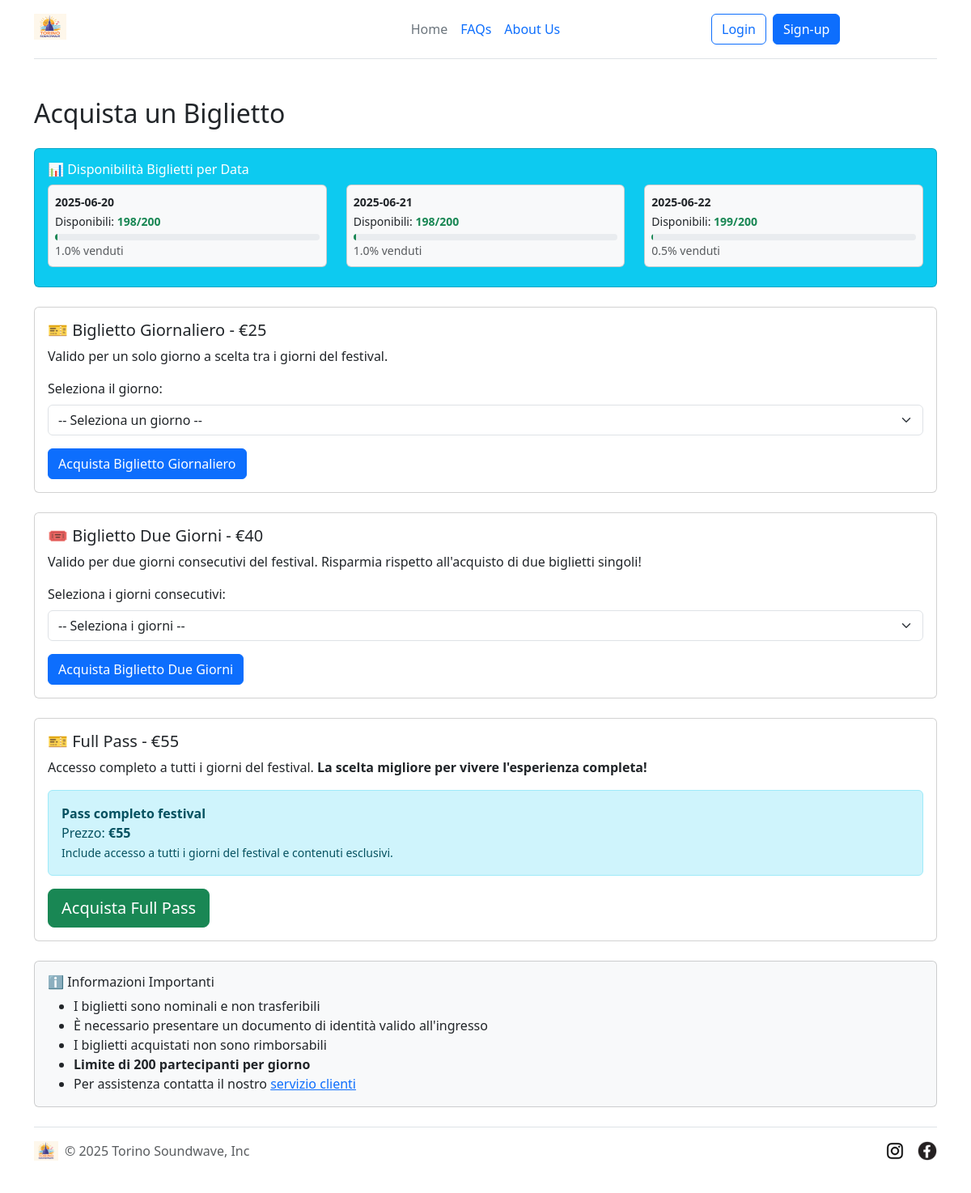
The page /biglietti on the database its author committed.
### tables this page shows
CREATE TABLE "biglietti" (
	"id"	INTEGER,
	"tipo"	TEXT NOT NULL,
	"single_day"	TEXT,
	"double_first"	INTEGER,
	"double_second"	INTEGER,
	"prezzo"	NUMERIC NOT NULL,
	PRIMARY KEY("id" AUTOINCREMENT)
);

### app.py (the view)
@app.route("/biglietti")
def biglietti():
    dati_biglietti = biglietti_dao.get_opzioni_biglietti()
    statistiche_disponibilita = acquisti_dao.get_statistiche_disponibilita()
    return render_template("biglietti.html", dati_biglietti = dati_biglietti, statistiche_disponibilita=statistiche_disponibilita)

### acquisti_dao.py (called while the page is built)
def get_date_festival():
    conn = sqlite3.connect("soundwave.db")
    cursor = conn.cursor()
    sql = """
    SELECT DISTINCT single_day as data FROM biglietti WHERE single_day IS NOT NULL
    UNION
    SELECT DISTINCT double_first as data FROM biglietti WHERE double_first IS NOT NULL
    UNION
    SELECT DISTINCT double_second as data FROM biglietti WHERE double_second IS NOT NULL
    ORDER BY data
    """
    conn = sqlite3.connect("soundwave.db")
    cursor = conn.cursor()
    cursor.execute(sql)
    results = cursor.fetchall()
    cursor.close()
    conn.close()
    return [row[0] for row in results if row[0]]

def get_statistiche_disponibilita():
    MAX_BIGLIETTI_PER_GIORNO = 200
    date_festival = get_date_festival()
    conteggi = count_biglietti_per_data()
    statistiche = {}
    for data in date_festival:
        venduti = conteggi.get(data, 0)
        disponibili = MAX_BIGLIETTI_PER_GIORNO - venduti
        percentuale_venduta = (venduti / MAX_BIGLIETTI_PER_GIORNO) * 100
        statistiche[data] = {
            'venduti': venduti,
            'disponibili': max(0, disponibili),
            'totale': MAX_BIGLIETTI_PER_GIORNO,
            'percentuale_venduta': round(percentuale_venduta, 1),
            'disponibile': venduti < MAX_BIGLIETTI_PER_GIORNO
        }
    return statistiche

### biglietti_dao.py (called while the page is built)
def formatta_data(data_str):
    data = datetime.strptime(data_str, "%Y-%m-%d")
    giorni = ['Lunedì', 'Martedì', 'Mercoledì', 'Giovedì', 'Venerdì', 'Sabato', 'Domenica']
    mesi = ['gennaio', 'febbraio', 'marzo', 'aprile', 'maggio', 'giugno',
            'luglio', 'agosto', 'settembre', 'ottobre', 'novembre', 'dicembre']
    giorno_settimana = giorni[data.weekday()]
    mese = mesi[data.month - 1]
    giorno_numero = data.day
    giorno_formattato = f"{giorno_settimana} {giorno_numero} {mese}"
    return data_str, giorno_formattato

### templates/biglietti.html (shortened to what this page needs)
{% extends "base.html" %}
{% block contenuto %}
<div class="container mt-5">
  <h2 class="mb-4">Acquista un Biglietto</h2>
  {% if statistiche_disponibilita %}
  <div class="card mb-4 bg-info text-white">
    <div class="card-body">
      <h6 class="card-title">📊 Disponibilità Biglietti per Data</h6>
      <div class="row">
        {% for data, stats in statistiche_disponibilita.items() %}
        <div class="col-md-4 mb-2">
          <div class="card bg-light text-dark">
            <div class="card-body p-2">
              <small class="fw-bold">{{ data }}</small><br>
              <small>
                Disponibili: <span class="fw-bold {% if stats.disponibili < 50 %}text-danger{% elif stats.disponibili < 100 %}text-warning{% else %}text-success{% endif %}">
                  {{ stats.disponibili }}/{{ stats.totale }}
                </span>
              </small>
              <div class="progress mt-1" style="height: 8px;">
                <div class="progress-bar {% if stats.percentuale_venduta >= 90 %}bg-danger{% elif stats.percentuale_venduta >= 70 %}bg-warning{% else %}bg-success{% endif %}"
                     style="width: {{ stats.percentuale_venduta }}%"></div>
              </div>
              <small class="text-muted">{{ stats.percentuale_venduta }}% venduti</small>
            </div>
          </div>
        </div>
        {% endfor %}
      </div>
    </div>
  </div>
  {% endif %}
  <div class="card mb-4">
    <div class="card-body">
      <h5 class="card-title">
        🎫 Biglietto Giornaliero
        {% if dati_biglietti['giornaliero'] %}
          - €{{ dati_biglietti['giornaliero'][0]['prezzo'] }}
        {% endif %}
      </h5>
      <p class="card-text">Valido per un solo giorno a scelta tra i giorni del festival.</p>
      {% if dati_biglietti['giornaliero'] %}
        <form method="POST" action="{{ url_for('acquista_biglietto') }}">
          <div class="mb-3">
            <label for="giorno_singolo" class="form-label">Seleziona il giorno:</label>
            <select name="start_date" id="giorno_singolo" class="form-select" required>
              <option value="">-- Seleziona un giorno --</option>
            </select>
          </div>
          <button type="submit" class="btn btn-primary">Acquista Biglietto Giornaliero</button>
        </form>
      {% else %}
        <div class="alert alert-warning" role="alert">
          <strong>Non disponibile:</strong> Al momento non ci sono biglietti giornalieri disponibili.
        </div>
      {% endif %}
    </div>
  </div>
  <div class="card mb-4">
    <div class="card-body">
      <h5 class="card-title">
        🎟️ Biglietto Due Giorni
        {% if dati_biglietti['due_giorni'] %}
          - €{{ dati_biglietti['due_giorni'][0]['prezzo'] }}
        {% endif %}
      </h5>
      <p class="card-text">Valido per due giorni consecutivi del festival. Risparmia rispetto all'acquisto di due biglietti singoli!</p>
      {% if dati_biglietti['due_giorni'] %}
        <form method="POST" action="{{ url_for('acquista_biglietto') }}">
          <div class="mb-3">
            <label for="due_giorni" class="form-label">Seleziona i giorni consecutivi:</label>
            <select name="start_date" id="due_giorni" class="form-select" required>
              <option value="">-- Seleziona i giorni --</option>
            </select>
          </div>
          <button type="submit" class="btn btn-primary">Acquista Biglietto Due Giorni</button>
        </form>
      {% else %}
        <div class="alert alert-warning" role="alert">
          <strong>Non disponibile:</strong> Al momento non ci sono biglietti per due giorni disponibili.
        </div>
      {% endif %}
    </div>
  </div>
  <div class="card mb-4">
    <div class="card-body">
      <h5 class="card-title">
        🎫 Full Pass
        {% if dati_biglietti['full_pass'] %}
          - €{{ dati_biglietti['full_pass'][0]['prezzo'] }}
        {% endif %}
      </h5>
      <p class="card-text">
        Accesso completo a tutti i giorni del festival.
        <strong>La scelta migliore per vivere l'esperienza completa!</strong>
      </p>
      {% if dati_biglietti['full_pass'] %}
        {% set fullpass_disponibile = true %}
        {% set min_disponibili_fullpass = 200 %}
        {% for data, stats in statistiche_disponibilita.items() %}
          {% if not stats.get('disponibile', True) %}
            {% set fullpass_disponibile = false %}
          {% endif %}
          {% if stats.get('disponibili', 200) < min_disponibili_fullpass %}
            {% set min_disponibili_fullpass = stats.get('disponibili', 200) %}
          {% endif %}
        {% endfor %}
        <form method="POST" action="{{ url_for('acquista_biglietto') }}">
          <div class="mb-3">
            <div class="alert {% if fullpass_disponibile %}alert-info{% else %}alert-danger{% endif %}" role="alert">
              <strong>{{ dati_biglietti['full_pass'][0]['label'] }}</strong><br>
              Prezzo: <strong>€{{ dati_biglietti['full_pass'][0]['prezzo'] }}</strong><br>
              <small>Include accesso a tutti i giorni del festival e contenuti esclusivi.</small>
            </div>
          </div>
          <button type="submit" class="btn {% if fullpass_disponibile %}btn-success{% else %}btn-secondary{% endif %} btn-lg"
                  {% if not fullpass_disponibile %}disabled{% endif %}>
            {% if fullpass_disponibile %}Acquista Full Pass{% else %}Full Pass Non Disponibile{% endif %}
          </button>
        </form>
      {% else %}
        <div class="alert alert-warning" role="alert">
          <strong>Non disponibile:</strong> Al momento il Full Pass non è disponibile.
        </div>
      {% endif %}
    </div>
  </div>
  <div class="card mb-4 bg-light">
    <div class="card-body">
      <h6 class="card-title">ℹ️ Informazioni Importanti</h6>
      <ul class="mb-0">
        <li>I biglietti sono nominali e non trasferibili</li>
        <li>È necessario presentare un documento di identità valido all'ingresso</li>
        <li>I biglietti acquistati non sono rimborsabili</li>
        <li><strong>Limite di 200 partecipanti per giorno</strong></li>
        <li>Per assistenza contatta il nostro <a href="mailto:support@torinosoundwave.it">servizio clienti</a></li>
      </ul>
    </div>
  </div>
</div>
{% endblock %}

### rows shown on the page
biglietti: prezzo "25"
biglietti: prezzo "40"
biglietti: prezzo "55"

### other values the page prints
{{ data }} "2025-06-20" "2025-06-21" "2025-06-22"
{{ stats.disponibili }} "198" "198" "199"
{{ stats.totale }} "200" "200" "200"
{{ stats.percentuale_venduta }} "1.0" "1.0" "0.5"
{{ dati_biglietti['full_pass'][0]['label'] }} "Pass completo festival"
